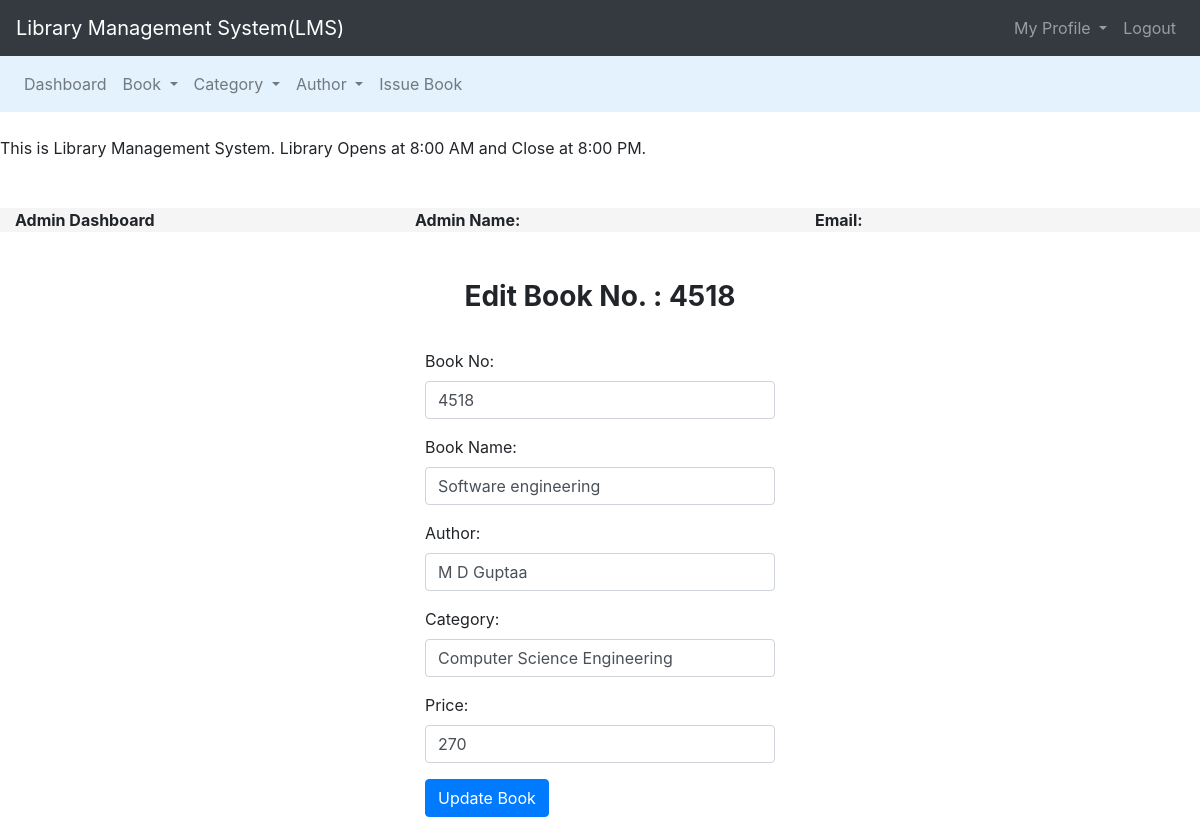
Page /admin/edit_book.php?bn=4518 on the committed database.
### tables this page shows
CREATE TABLE `books` (
  `book_id` int(11) NOT NULL,
  `book_name` varchar(250) NOT NULL,
  `author_name` varchar(255) NOT NULL,
  `cat_name` varchar(255) NOT NULL,
  `book_no` int(11) NOT NULL,
  `book_price` int(11) NOT NULL
);

### admin/edit_book.php (the view, shortened to what this page needs)
<?php
$connection = mysqli_connect("localhost","root","");
    $book_name="";
    $author_name="";
    $cat_name="";
    $book_no="";
    $book_price="";
$query= " select * from books where book_no = '$_GET[bn]'";
$query_run = mysqli_query($connection,$query);
while ($row = mysqli_fetch_assoc($query_run)){
    $book_name = $row['book_name'];
    $author_name = $row['author_name'];
    $cat_name = $row['cat_name'];
    $book_price = $row['book_price'];
    $book_no = $row['book_no'];
}
?>
<!DOCTYPE html>
<html lang="en">
<head>
    <link rel="stylesheet" href="../css/style.css">
    <link rel="stylesheet" href="https://maxcdn.bootstrapcdn.com/bootstrap/4.5.2/css/bootstrap.min.css">
</head>
<body>
<nav class="navbar navbar-expand-lg navbar-dark bg-dark">
  <a class="navbar-brand" href="index.php">Library Management System(LMS)</a>
  <div class="collapse navbar-collapse" id="navbarSupportedContent">
    <ul class="nav navbar-nav ml-auto">
    <li class="nav-item dropdown">
        <a class="nav-link dropdown-toggle" href="#" id="navbarDropdown" role="button" data-toggle="dropdown"
         aria-haspopup="true" aria-expanded="false">
          My Profile
        </a>
      </li>
        <li class="nav-item">
        <a class="nav-link" href="logout.php">Logout</a>
      </li>
    </ul>
  </div>
</nav>
<nav class="navbar navbar-expand-lg navbar-light" style="background-color:#e3f2fd;">
  <div class="collapse navbar-collapse" id="navbarSupportedContent">
    <ul class="nav navbar-nav mr-auto">
    <li class="nav-item">
        <a class="nav-link" href="admin_dashboard.php">Dashboard</a>
      </li>
    <li class="nav-item dropdown">
        <a class="nav-link dropdown-toggle" href="#" id="navbarDropdown" role="button" data-toggle="dropdown"
         aria-haspopup="true" aria-expanded="false">
          Book
        </a>
        </li>
    <li class="nav-item dropdown">
        <a class="nav-link dropdown-toggle" href="#" id="navbarDropdown" role="button" data-toggle="dropdown"
         aria-haspopup="true" aria-expanded="false">
          Category
        </a>
        </li>
    <li class="nav-item dropdown">
        <a class="nav-link dropdown-toggle" href="#" id="navbarDropdown" role="button" data-toggle="dropdown"
         aria-haspopup="true" aria-expanded="false">
          Author
        </a>
        </li>
        <li class="nav-item">
        <a class="nav-link" href="issue_book.php">Issue Book</a>
      </li>
    </ul>
  </div>
</nav><br>
<span><marquee behavior="" direction="">This is Library Management System. Library Opens at 8:00 AM and Close
    at 8:00 PM.</marquee></span><br><br>
    <div class="container-fluid" id="user">
    <div class="row">
        <div class="col-lg-4 col-mg-4 col-12">
        <span><strong class="text-black">Admin Dashboard</strong></span>
        </div>
        <div class="col-lg-4 col-mg-4 col-12">
        <span><strong class="text-black">Admin Name: <?php echo $_SESSION['name']; ?></strong></span>
        </div>
        <div class="col-lg-4 col-mg-4 col-12">
        <span><strong class="text-black">Email: <?php echo $_SESSION['email']; ?></strong></span>
        </div>
    </div>
</div>
<br><br>
<div class="container headings text-center" style="margin-bottom:35px;">
		<h3 class="text-center font-weight-bold">Edit Book No. : <?php echo $_GET['bn']; ?></h3>
</div>
    <div class="container">
    <div class="row">
        <div class="col-lg-4 col-mg-4 col-8 offeset-lg-4 offset-md-4 col-2">
        <form action="" method="post">
                <div class="form-group">
                    <label>Book No:</label>
                    <input type="text" class="form-control" name="book_no" value="<?php echo $book_no; ?>" required>
                </div>
                <div class="form-group">
                    <label>Book Name:</label>
                    <input type="text" class="form-control" name="book_name" value="<?php echo $book_name; ?>" required>
                </div>
                <div class="form-group">
                    <label>Author:</label>
                    <input type="text" class="form-control" name="author_name" value="<?php echo $author_name; ?>" required>
                </div>
                <div class="form-group">
                    <label>Category:</label>
                    <input type="text" class="form-control" name="cat_name" value="<?php echo $cat_name; ?>" required>
                </div>
                <div class="form-group">
                    <label>Price:</label>
                    <input type="text" class="form-control" name="book_price" value="<?php echo $book_price; ?>" required>
                </div>
                 <button class="btn btn-primary" name="update_book">Update Book</button>
            </form>
        </div>
    </div>
</div>
</body>
</html>

### css/style.css (style rules this page uses)
* { margin: 0; padding: 0; box-sizing: border-box; }
#user { background-color: whitesmoke; }

### rows in the picture
books: book_no "4518", book_name "Software engineering", author_name "M D Guptaa", cat_name "Computer Science Engineering", book_price "270"

### other values in the picture
$_GET['bn'] "4518"
